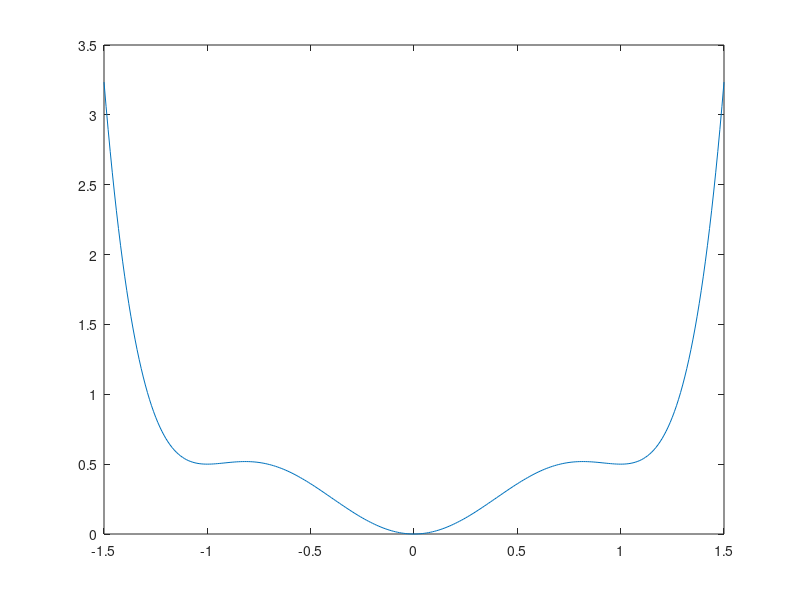

This chart was generated by the following MATLAB code:
for c = 2
    b = (-3-c)/2;
    t = -1.5:0.01:1.5;
    f = @(x) x.^6 + b*x.^4 + c*x.^2;
    plot(t,f(t));
    hold on
end